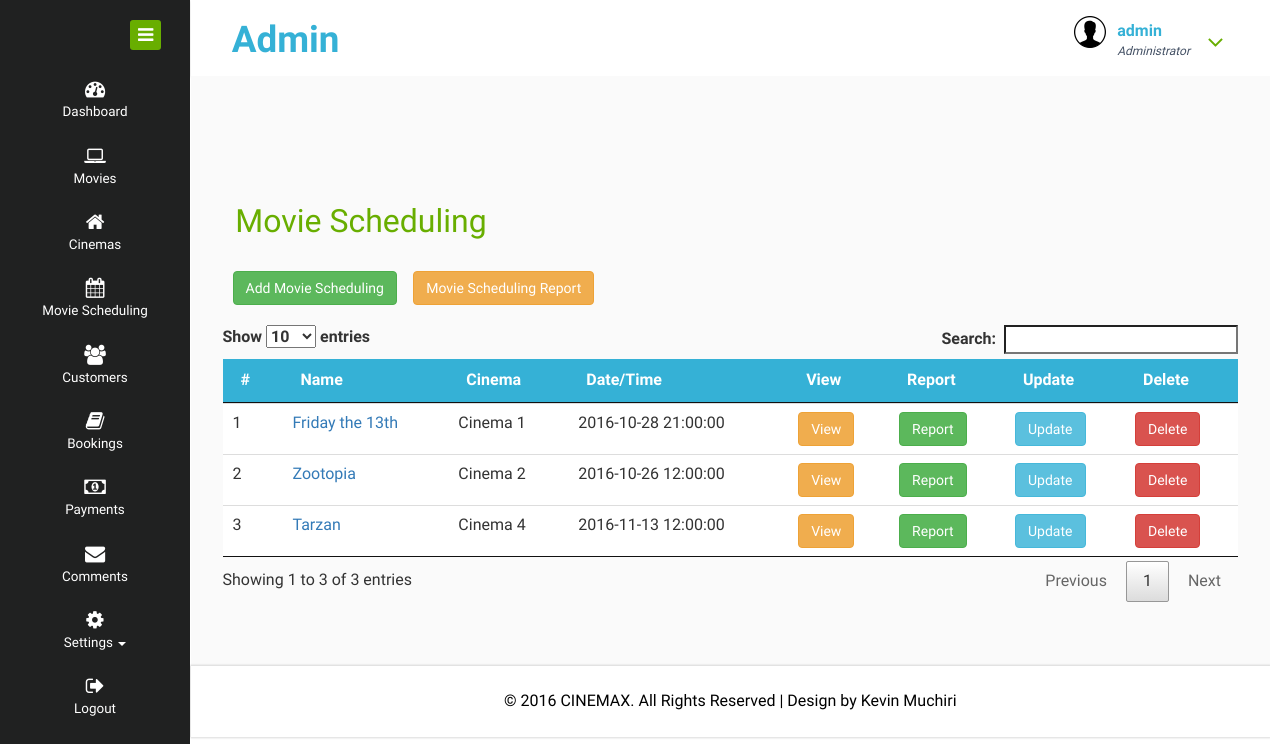
/admin/movieperiod.php (signed in), run on an earlier commit of the app's database.
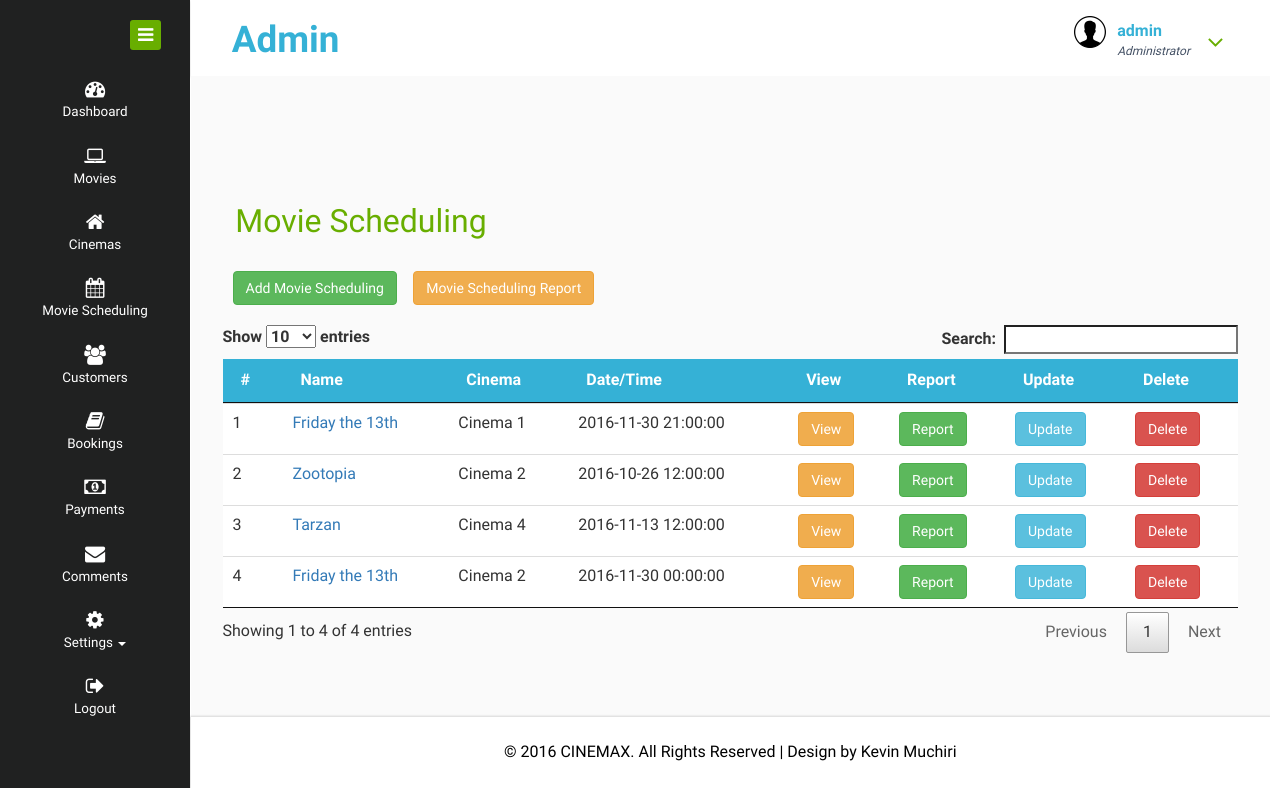
And on a later commit of the database.
### tables this page shows
CREATE TABLE `movie_periods` (
  `id` int(11) NOT NULL,
  `cinema_id` int(11) NOT NULL,
  `date` datetime NOT NULL,
  `movie_id` int(11) NOT NULL
);

CREATE TABLE `movies` (
  `id` int(11) NOT NULL,
  `name` varchar(100) NOT NULL,
  `description` text,
  `preview` varchar(255) DEFAULT NULL,
  `image` varchar(255) DEFAULT NULL,
  `genre` varchar(100) DEFAULT NULL,
  `price` float(15,2) NOT NULL,
  `rating` float(2,1) DEFAULT NULL,
  `year` int(11) DEFAULT NULL,
  `age` varchar(30) DEFAULT NULL,
  `country` varchar(100) DEFAULT NULL
);

CREATE TABLE `cinemas` (
  `id` int(11) NOT NULL,
  `name` varchar(100) NOT NULL,
  `number_of_seats` int(11) NOT NULL,
  `address` text
);

### admin/movieperiod.php (the view, shortened to what this page needs)
<!DOCTYPE HTML>
<html>
<head>
<link href="css/bootstrap.css" rel="stylesheet" type="text/css" media="all">
<link href="css/jquery.dataTables.1.10.11.min.css" rel="stylesheet" type="text/css" media="all">
<link href="css/style.css" rel="stylesheet" type="text/css" media="all"/>
<link href="css/font-awesome.css" rel="stylesheet">
</head>
<body>
<div class="page-container">
   <div class="left-content">
	   <div class="mother-grid-inner">
				<?php include'head.php';?>
<div class="inner-block">
    <div class="product-block">
    	<div class="pro-head">
    		<h2>Movie Scheduling</h2>
    	</div>
      <div style="margin-bottom:20px;margin-left:10px;">
      <a href="add_movie_period.php" class="btn btn-success">Add Movie Scheduling</a>&emsp;<a href="mperiod.php" class="btn btn-warning">Movie Scheduling Report</a>
      </div>
    	<table id="users" class="table table-condensed table-responsive table-hover">
      <thead style="background:#35b1d6">
        <th style="color:#FFF">#</th>
        <th style="color:#FFF">Name</th>
        <th style="color:#FFF">Cinema</th>
        <th style="color:#FFF">Date/Time</th>
        <th style="color:#FFF">View</th>
        <th style="color:#FFF">Report</th>
        <th style="color:#FFF">Update</th>
        <th style="color:#FFF">Delete</th>
      </thead>
      <tbody>
        <?php
        $selm=mysqli_query($con,"select movies.name as mname,cinemas.name as cname,movie_periods.id as id,movie_periods.date as date from movie_periods left join movies on movie_periods.movie_id=movies.id left join cinemas on movie_periods.cinema_id=cinemas.id") or die(mysqli_error($con));
		$i=0;
		while($row=mysqli_fetch_array($selm,MYSQLI_ASSOC)){
		$i++;
    $id=$row['id'];
		echo'<tr class="del'.$id.'"><td>'.$i.'</td><td><a href="view_movie_period.php?id='.$row['id'].'">'.$row['mname'].'</a></td><td>'.$row['cname'].'</td><td>'.$row['date'].'</td><td><a class="btn btn-warning" href="view_movie_period.php?id='.$row['id'].'">View</a></td><td><a href="reportmovieperiod.php?id='.$row['id'].'" target="_blank" class="btn btn-success">Report</a></td><td><a class="btn btn-info" href="update_movie_period.php?id='.$row['id'].'">Update</a></td><td><a class="btn btn-danger" id='.$id.'>Delete</a></td></tr>';
		}
        ?>
      </tbody>
    </table>
    </div>
</div>
<link rel="stylesheet" type="text/css" href="css/magnific-popup.css">
<?php include'footer.php';?>
</div>
</div>
    <?php include'includes.php';?>
</body>
</html>

What changed in the data, as far as the page shows it:
changed movie_periods "Cinema 1": date "2016-10-28 21:00:00" → "2016-11-30 21:00:00"
added movie_periods: movie.name "Friday the 13th", cinema.name "Cinema 2", date "2016-11-30 00:00:00"
Also different on the page:
text written by a page script: "Show entries Search: Showing 1 to 3 of 3 entries Previous 1 Next" → "Show entries Search: Showing 1 to 4 of 4 entries Previous 1 Next"
